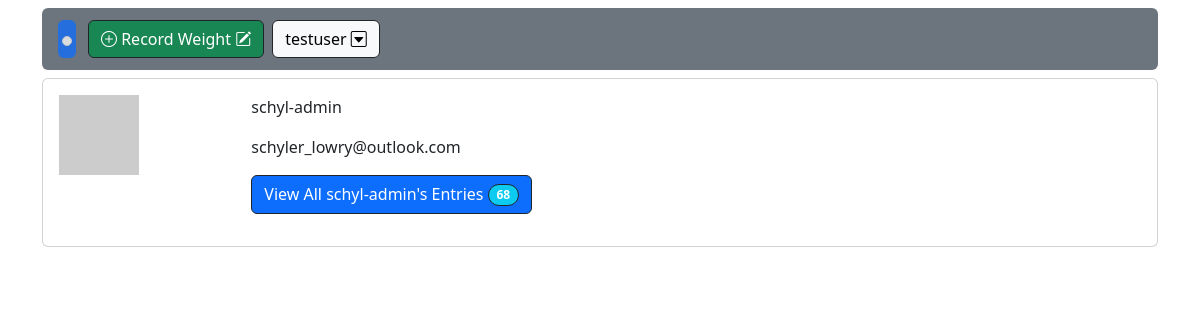
Screenshot of /accounts/profile/1/ (signed in) with the database file from the repository.
### accounts/models.py (models this page shows, shortened)
class CustomUser(AbstractUser):
    date_of_birth = models.DateField(null=True, blank=True, help_text="Enter your date of birth in MM/DD/YYYY format.")
    avatar = models.CharField(max_length=999, null=True, blank=True, help_text="Enter a url for your avatar image")

### accounts/views.py (the view, shortened to what this page needs)
# urls.py: path("profile/<int:pk>/", UserProfileView.as_view(), name="user_profile"),
class UserProfileView(DetailView):
    model = CustomUser
    template_name = "registration/user_profile.html"
    paginate_by = 10
    def get_context_data(self, **kwargs):
        context = super(UserProfileView, self).get_context_data(**kwargs)
        if self.request.user.is_authenticated:
            postlist = WeightEntry.objects.all().filter(
                user=self.kwargs["pk"]).order_by("-recorded", "-updated", "-created")
        else:
            postlist = WeightEntry.objects.all().order_by(
                "-recorded", "-updated", "-created")
        context["postlist"] = postlist
        context["form"] = WeightEntryForm(initial={'recorded': datetime.now()})
        return context

### fitness/templatetags/profile_pic.py (called while the page is built)
@register.simple_tag(takes_context=True)
def get_avatar_url(context, user=None, email=None, size=None, default="mp"):
    if not size:
        size = 25
    email = email or ""
    if not email and user and hasattr(user, "email"):
        email = user.email or ""
    return "https://www.gravatar.com/avatar/{hash}?s={size}&d={default}".format(
        hash=md5(email.encode("utf-8")).hexdigest(),
        size=size or "",
        default=default,
    )

### templates/registration/user_profile.html (shortened to what this page needs)
{% extends 'base.html' %}
{% load profile_pic %}
{% block content %}
<div class="card mb-2" >
    <div class="card-body">
        <div class="row gap-2 d-lg-flex">
            <div class="col-sm-2">
                <img src="{% get_avatar_url email=object.email size=150 %}" class="user-image" alt="..." >
            </div>
            <div class="col-sm-9">
                <p>{{ object.username }}</p>
                <p>{{ object.email}}</p>
                <p>
                    <a class="btn btn-primary border border-dark" href="{% url "user_entry_list" customuser.pk %}">
                        View All <span class="fw-medium">{{ object.username }}</span>'s Entries <span class="badge rounded-pill bg-info border border-dark ">{{postlist.count}}</span>
                    </a>
                </p>
            </div>
        </div>
    </div>
</div>
{% endblock content %}

### templates/base.html (shortened to what this page needs)
{% load crispy_forms_tags %}
<!DOCTYPE html>
<html lang="en">
<head>
    <link href="https://cdn.jsdelivr.net/npm/bootstrap@5.3.1/dist/css/bootstrap.min.css" rel="stylesheet">
    <link rel="stylesheet" href="https://cdn.jsdelivr.net/npm/bootstrap-icons@1.10.5/font/bootstrap-icons.css">
</head>
<body>
<div class="container">
    <nav class="navbar navbar-expand-lg my-2 bg-secondary rounded sticky-top">
        <div class="container-fluid">
          <a class="navbar-brand bg-primary opacity-75 m-1 p-1 rounded" href="{% url 'home' %}"><img class="img-thumbnail" style="height: 45px;" src="https://i.imgur.com/m91WSGf.png" alt=""></a>
          {% if user.is_authenticated %}
          <div class="d-grid gap-2 col mx-auto ">
              <div class="collapse navbar-collapse show " id="navbarTogglerDemo01">
                <div class="d-grid gap-2 d-lg-flex col mx-auto ms-2">
                  <button type="button" id="showModal" class="btn btn-success border border-dark " data-bs-toggle="modal" data-bs-target="#weightModalAdd">
                    <i class="bi bi-plus-circle"></i> Record Weight <i class="bi bi-pencil-square"></i>
                </button>
                  <div class="dropdown">
                      <div class="d-grid gap-2 d-lg-flex col mx-auto ">
                      <a class="btn btn btn-light border border-dark" href="#" role="button" data-bs-toggle="dropdown" aria-expanded="false">
                        {{ user.username }} <i class="bi bi-caret-down-square mb-1"></i>
                      </a>
                    </div>
                  </div>
                </div>
              </div>
          </div>
          {% else %}
          <div>
            <a href="{% url "login" %}" class="btn btn-primary border border-dark">Login</a>
          </div>
          {% block navtabs1 %}
                  {% endblock navtabs1 %}
          {% endif %}
        </div>
      </nav>
    {% block content %}
    {% endblock content %}
</div>
</body>
</html>

### rows the page displays
CustomUser: username "testuser"
CustomUser: username "schyl-admin", email "schyler_lowry@outlook.com"

### other values shown
{{ postlist.count }} "68"
